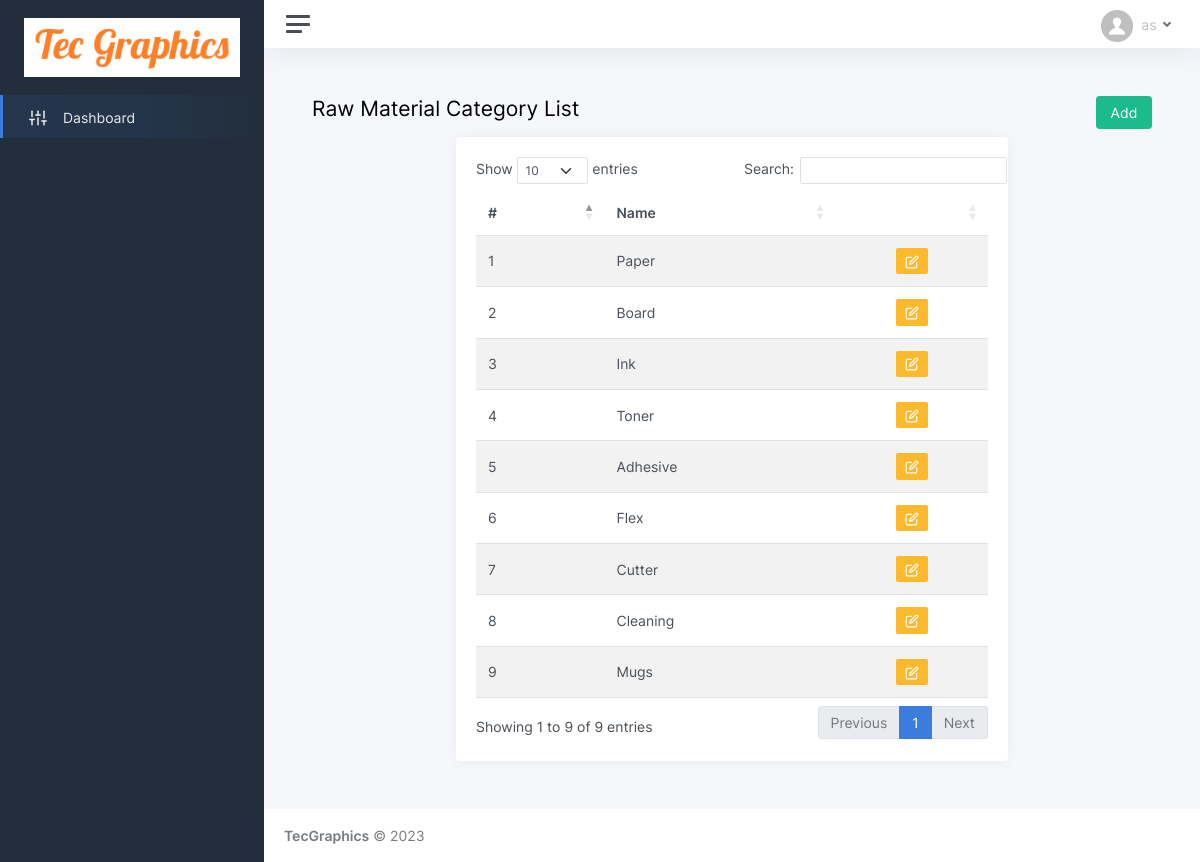
/rawmat_cat_list.php, run on the app's committed database.
### tables this page shows
CREATE TABLE IF NOT EXISTS `rawmaterial_category` (
  `id` int(11) NOT NULL AUTO_INCREMENT,
  `name` varchar(75) NOT NULL,
  PRIMARY KEY (`id`)
);

### rawmat_cat_list.php (the view, shortened to what this page needs)
<!DOCTYPE html>
<html lang="en">
<head>
	<?php include('header.php'); ?>
</head>
<body>
	<div class="wrapper">
	<?php include('sidebar.php'); ?>
		<div class="main">
		<?php include('topbar.php'); ?>
			<main class="content">
				<div class="container-fluid p-0">
					<div class="row">
					<h1 class="h3 mb-3 col-10">Raw Material Category List</h1>
					<div class="col-2" align="right"><a href="rawmat_cat_register.php"><button class="btn btn-success">Add</button></a></div>
					</div>
					<div class="row">
						<div class="col-8 offset-2">
							<div class="card">
								<div class="card-body">
									<table id="datatables-reponsive" class="table table-striped" style="width:100%">
										<thead>
										  <tr>
											<th>#</th>
											<th>Name</th>
											<th>&nbsp;</th>
										  </tr>
										</thead>
										<tbody>
										  <?php
										  $i = 1;
										  $select_cat = mysqli_query($con, "SELECT * FROM rawmaterial_category");
										  while($result_cat = mysqli_fetch_array($select_cat)){
										  ?>
										  <tr>
											<td><?php echo $i; ?></td>
											<td><?php echo $result_cat['name']; ?></td>
											<td align="center"><a href="rawmat_cat_register.php?id=<?php echo $result_cat['id']; ?>" ><button type="button" class="btn btn-sm btn-warning" ><i data-feather="edit"></i></button></a></td>
										 </tr>
										  <?php $i++; } ?>
										</tbody>
									</table>
								</div>
							</div>
						</div>
					</div>
				</div>
			</main>
			<?php include('footer.php'); ?>
		</div>
	</div>
</body>
</html>

### data on the page
rawmaterial_category: name "Paper"
rawmaterial_category: name "Board"
rawmaterial_category: name "Ink"
rawmaterial_category: name "Toner"
rawmaterial_category: name "Adhesive"
rawmaterial_category: name "Flex"
rawmaterial_category: name "Cutter"
rawmaterial_category: name "Cleaning"
rawmaterial_category: name "Mugs"
